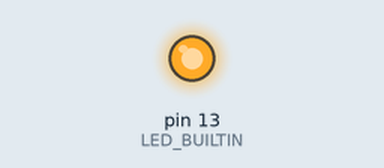
The sketch below on a simulated Arduino Uno, built with avr-gcc and run on an emulated ATmega328P. Parts: output pins drawn as LEDs (lit = HIGH).

Above: at 1.9 s.
At 5.1 s:
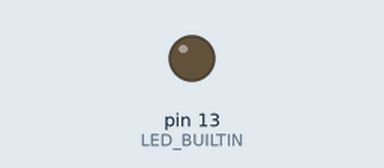
Timing chart, 0 to 5.5 s (numbered marks = the images above):
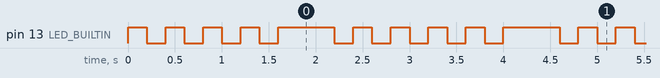

Measured:
- by itself, pin 13 (LED_BUILTIN): repeats every 2.4 s: 3 × (LOW 0.20 s, HIGH 0.20 s), LOW 0.20 s, HIGH 0.60 s, LOW 0.20 s, HIGH 0.20 s
- by itself, everything shown: repeats every 2.4 s, in 10 steps

The sketch:

Lab1.ino
```cpp
// the setup function runs once when you press reset or power the board
void setup() {
  // initialize digital pin LED_BUILTIN as an output.
  pinMode(LED_BUILTIN, OUTPUT);
}

// the loop function runs over and over again forever
void loop() {
  for (int i=0; i<4; i++) {
    BlinkShort();
  }
  BlinkLong();
}

void BlinkShort() {
  digitalWrite(LED_BUILTIN, HIGH);
  delay(200);
  digitalWrite(LED_BUILTIN, LOW);
  delay(200);
}

void BlinkLong() {
  digitalWrite(LED_BUILTIN, HIGH);
  delay(600);
  digitalWrite(LED_BUILTIN, LOW);
  delay(200);
}
```
